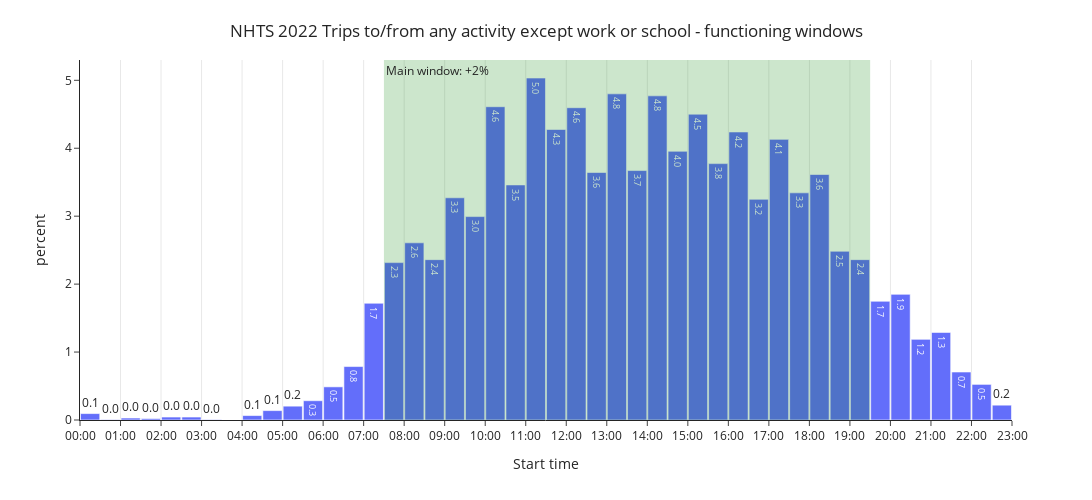

The notebook cell this image was saved under:
### Code cell
fig = px.histogram(inactive_windows, x='START_TIME', 
                   nbins=48, 
                   text_auto='.1f',
                   histnorm='percent'
                   )

fig.add_vrect(x0=datetime(2022, 1, 1, 7, 30),   # 7:30 - 19:30
              x1=datetime(2022, 1, 1, 19, 30),
              annotation_text='Main window: +2%',
              annotation_position='top left',
              fillcolor="green", opacity=0.2, line_width=0)

fig.update_xaxes(title='Start time',
                 range=[datetime(2022, 1, 1, 0, 0), datetime(2022, 1, 1, 23, 0)],
                 showgrid=True,
                 tickformat="%H:%M",
                 dtick=3600*1000    # dtick is in miliseconds
                 )

fig.update_layout(width=1200,
                  height=500,
                  template='simple_white',
                  bargap=0.05,
                #   barmode='stack',
                  title={'text':"NHTS 2022 Trips to/from any activity except work or school - functioning windows",
                         'x':0.5,
                         'y':0.95},
                #   legend=dict(orientation='v',
                #               y=1,
                #               x=0.85)
                )

fig.show()

### Figure 1 — Plotly figure (JSON) as saved in the notebook; plotly's stock layout.template omitted (floating-point values rounded to 4 significant figures; data arrays with more than 128 entries replaced by an {"elided": "..."} marker saying what was removed)
{"data": [{"alignmentgroup": "True", "bingroup": "x", "histnorm": "percent", "hovertemplate": "START_TIME=%{x}<br>percent=%{y}<extra></extra>", "legendgroup": "", "marker": {"color": "#636efa", "pattern": {"shape": ""}}, "name": "", "nbinsx": 48, "offsetgroup": "", "orientation": "v", "showlegend": false, "texttemplate": "%{value:.1f}", "type": "histogram", "x": {"elided": "13727 str values"}, "xaxis": "x", "yaxis": "y"}], "layout": {"annotations": [{"showarrow": false, "text": "Main window: +2%", "x": "2022-01-01T07:30:00", "xanchor": "left", "xref": "x", "y": 1, "yanchor": "top", "yref": "y domain"}], "bargap": 0.05, "barmode": "relative", "height": 500, "legend": {"tracegroupgap": 0}, "margin": {"t": 60}, "shapes": [{"fillcolor": "green", "line": {"width": 0}, "opacity": 0.2, "type": "rect", "x0": "2022-01-01T07:30:00", "x1": "2022-01-01T19:30:00", "xref": "x", "y0": 0, "y1": 1, "yref": "y domain"}], "title": {"text": "NHTS 2022 Trips to/from any activity except work or school - functioning windows", "x": 0.5, "y": 0.95}, "width": 1200, "xaxis": {"anchor": "y", "domain": [0, 1], "dtick": 3600000, "range": ["2022-01-01T00:00:00", "2022-01-01T23:00:00"], "showgrid": true, "tickformat": "%H:%M", "title": {"text": "Start time"}}, "yaxis": {"anchor": "x", "domain": [0, 1], "title": {"text": "percent"}}}}
